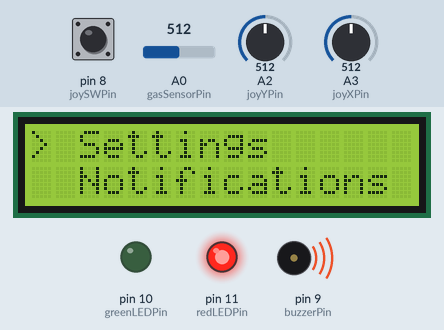
Simulated run of this sketch. Board: Arduino Uno, built with avr-gcc and run on an emulated ATmega328P. On the bench: 16×2 character LCD, output pins drawn as LEDs (lit = HIGH), buzzer (waves = sounding, pin HIGH). The inputs (shaded band) are chosen by the test bench; at power-on: pin 8 (joySWPin) HIGH, A2 (joyYPin) = 512, A0 (gasSensorPin) = 512, A3 (joyXPin) = 512.

Above: at 1.2 s.
1.3 s: pin 8 (joySWPin) pulled LOW for 0.3 s
At 1.5 s:
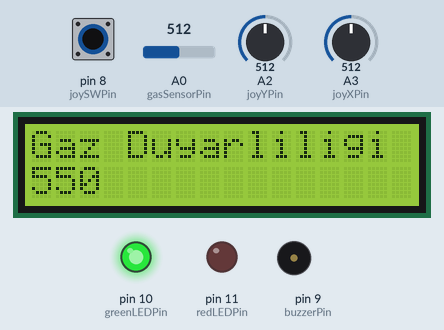
At 2.7 s:
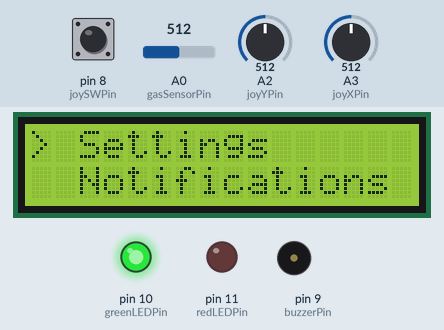
4.6 s: A2 (joyYPin) set to 584
6.1 s: A2 (joyYPin) set to 607
At 7.0 s:
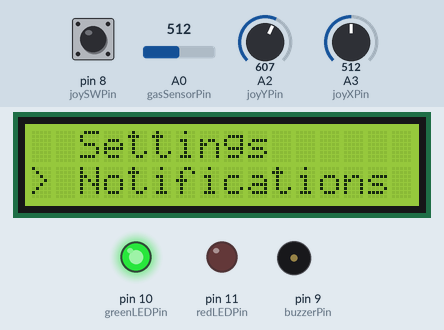
7.8 s: pin 8 (joySWPin) pulled LOW for 1 s
At 8.6 s:
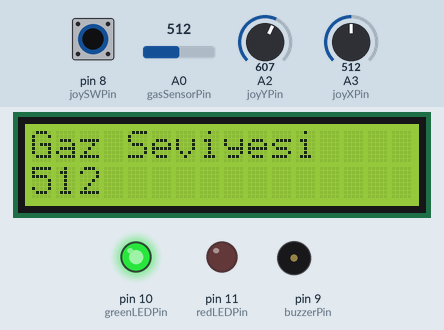
10.3 s: pin 8 (joySWPin) pulled LOW for 0.3 s
13.6 s: pin 8 (joySWPin) pulled LOW for 0.3 s
Timing chart, 0 to 16.6 s (numbered marks = the images above; inputs shaded):
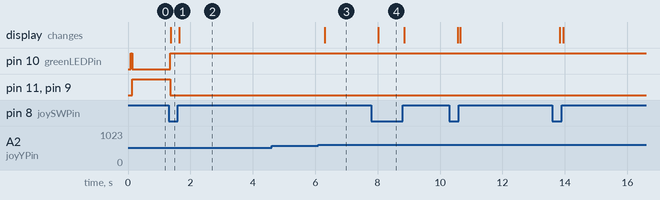

The sketch:

CS50GasDetector.ino
```cpp
#include <Wire.h>
#include <LiquidCrystal_I2C.h>
#include <SoftwareSerial.h>

LiquidCrystal_I2C lcd(0x27, 16, 2);

// Pin tanımları
const int gasSensorPin = A0;
const int potPin = A1;
const int joyXPin = A3;
const int joyYPin = A2;
const int joySWPin = 8;
const int buzzerPin = 9;
const int greenLEDPin = 10;
const int redLEDPin = 11;
const int bluetoothRxPin = 2;  // Bluetooth RX pin
const int bluetoothTxPin = 3;  // Bluetooth TX pin

SoftwareSerial Bluetooth(bluetoothRxPin, bluetoothTxPin);  // Bluetooth RX -> Pin 2, TX -> Pin 3

// Menu Variables
int menuIndex = 0;
bool selectPressed = false;

int threshold = 500;  // Can be changed by potentiometer

void setup() {
  // starting serial communication
  Serial.begin(9600);     // For serial monitor
  Bluetooth.begin(9600);  // For Bluetooth module

  // Starting LCD screen
  lcd.begin(16, 2);
  lcd.backlight();

  // Setting pin modes
  pinMode(gasSensorPin, INPUT);
  pinMode(potPin, INPUT);
  pinMode(joyXPin, INPUT);
  pinMode(joyYPin, INPUT);
  pinMode(joySWPin, INPUT_PULLUP);  // Pull-up resistance for joystick
  pinMode(buzzerPin, OUTPUT);
  pinMode(greenLEDPin, OUTPUT);
  pinMode(redLEDPin, OUTPUT);

  // Creating the two different parts of menu
  lcd.setCursor(0, 0);
  lcd.print("Settings");
  lcd.setCursor(0, 1);
  lcd.print("Notifications");

  // Starting with lighting green pin
  digitalWrite(greenLEDPin, HIGH);
  digitalWrite(redLEDPin, LOW);
}

void loop() {
  // Reading from Joystick
  int joyXValue = analogRead(joyXPin);
  int joyYValue = analogRead(joyYPin);
  int joySWState = digitalRead(joySWPin);

  // ıf joystick is pressed
  if (joySWState == LOW && !selectPressed) {
    selectPressed = true;
    if (menuIndex == 0) {
      settingsMenu();
    } else if (menuIndex == 1) {
      notificationsMenu();
    }
  } else if (joySWState == HIGH) {
    selectPressed = false;
  }

  // Moving joystick in y direction
  if (joyYValue < 400) {  // Moving upwards
    menuIndex = 0;
  } else if (joyYValue > 600) {  // Moving downwards
    menuIndex = 1;
  }

  // Updating Menu screen
  lcd.clear();
  if (menuIndex == 0) {
    lcd.setCursor(0, 0);
    lcd.print("> Settings");
    lcd.setCursor(0, 1);
    lcd.print("  Notifications");
  } else if (menuIndex == 1) {
    lcd.setCursor(0, 0);
    lcd.print("  Settings");
    lcd.setCursor(0, 1);
    lcd.print("> Notifications");
  }

  // Reading from gas sensor
  int gasValue = analogRead(gasSensorPin);
  // Sending gas level via BLUETOOTH
  Bluetooth.print("Gas Level: ");
  Bluetooth.println(gasValue);

  // Comparing normal and current values
  if (gasValue > threshold) {
    digitalWrite(buzzerPin, HIGH);
    digitalWrite(greenLEDPin, LOW);
    digitalWrite(redLEDPin, HIGH);
  } else {
    digitalWrite(buzzerPin, LOW);
    digitalWrite(greenLEDPin, HIGH);
    digitalWrite(redLEDPin, LOW);
  }

  delay(200);  // Delay for peventing wrong readings
}

void settingsMenu() {
  lcd.clear();
  lcd.setCursor(0, 0);
  lcd.print("Gaz Duyarliligi");
  while (true) {
    // Reading from potentiometer
    int potValue = analogRead(potPin);
    int newThreshold = map(potValue, 0, 1023, 100, 1000);

    // If the value is changed, write.
    if (newThreshold != threshold) {
      threshold = newThreshold;
      lcd.setCursor(0, 1);
      lcd.print("                ");  // Deleting previous value
      lcd.setCursor(0, 1);
      lcd.print(threshold);
    }

    // Reading from gas sensor
    int gasValue = analogRead(gasSensorPin);
    if (gasValue > threshold) {
      digitalWrite(buzzerPin, HIGH);
      digitalWrite(greenLEDPin, LOW);
      digitalWrite(redLEDPin, HIGH);
    } else {
      digitalWrite(buzzerPin, LOW);
      digitalWrite(greenLEDPin, HIGH);
      digitalWrite(redLEDPin, LOW);
    }

    // Sending gas level via Bluetooth
    Bluetooth.print("Gas Level: ");
    Bluetooth.println(gasValue);

    // If clicked joystick
    if (digitalRead(joySWPin) == LOW) {
      while (digitalRead(joySWPin) == LOW)
        ;  // Waiting until the joystick is released
      lcd.clear();
      return;  // returning to the menu
    }
    delay(200);
  }
}

void notificationsMenu() {
  lcd.clear();
  lcd.setCursor(0, 0);
  lcd.print("Gaz Seviyesi");
  while (true) {
    // Reading from gas sensor
    int gasValue = analogRead(gasSensorPin);

    // If gas level changes, print on screen
    lcd.setCursor(0, 1);
    lcd.print("                ");  // Delete previous value
    lcd.setCursor(0, 1);
    lcd.print(gasValue);

    // Sending gas level via Bluetooth
    Bluetooth.print("Gas Level: ");
    Bluetooth.println(gasValue);

    // Reading gas level and comparing
    if (gasValue > threshold) {
      digitalWrite(buzzerPin, HIGH);
      digitalWrite(greenLEDPin, LOW);
      digitalWrite(redLEDPin, HIGH);
    } else {
      digitalWrite(buzzerPin, LOW);
      digitalWrite(greenLEDPin, HIGH);
      digitalWrite(redLEDPin, LOW);
    }

    // Pressing joystick
    if (digitalRead(joySWPin) == LOW) {
      while (digitalRead(joySWPin) == LOW)
        ;  // Waiting until the joystick is released
      lcd.clear();
      return;  // Returning to the main menu
    }
    delay(200);
  }
}
```

Measured:
- the behaviour switches between 600 and 601 on A2 (joyYPin) (found by bisection; images 2 and 3)
- after the input at 1.3 s, pin 10 (greenLEDPin): LOW → HIGH after 0.05 s; pin 11 (redLEDPin), pin 9 (buzzerPin): HIGH → LOW after 0.05 s; the display: changes after 0.06 s (image 1)
- after the input at 4.6 s, every drawn part: stays the same
- after the input at 6.1 s, the display: changes after 0.20 s (image 3)
- after the input at 7.8 s, the display: changes after 0.22 s (image 4)
